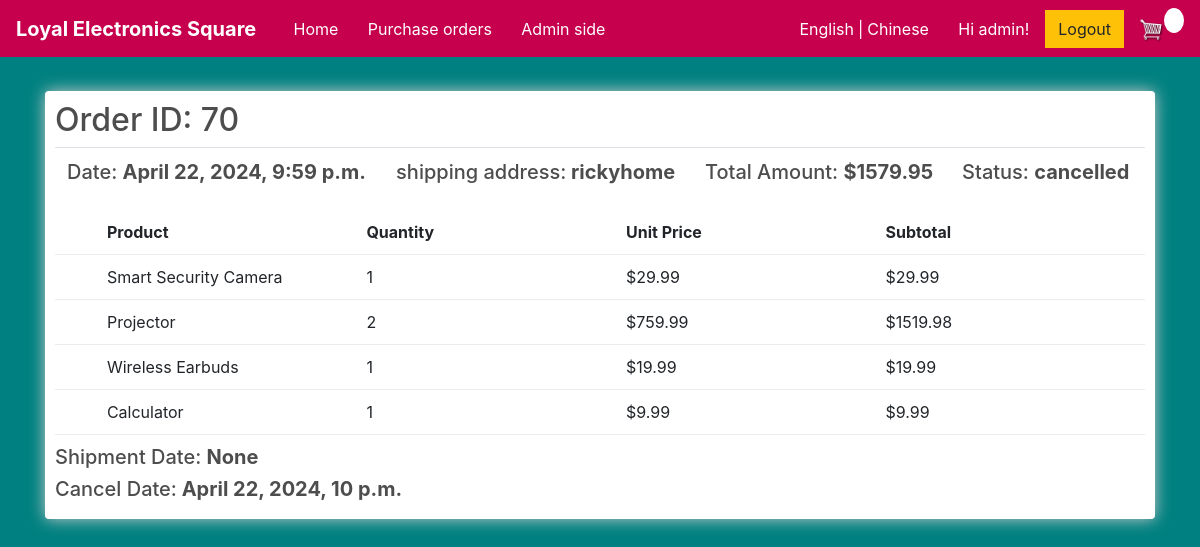
/order_detail/70 (signed in), run on an earlier commit of the app's database.
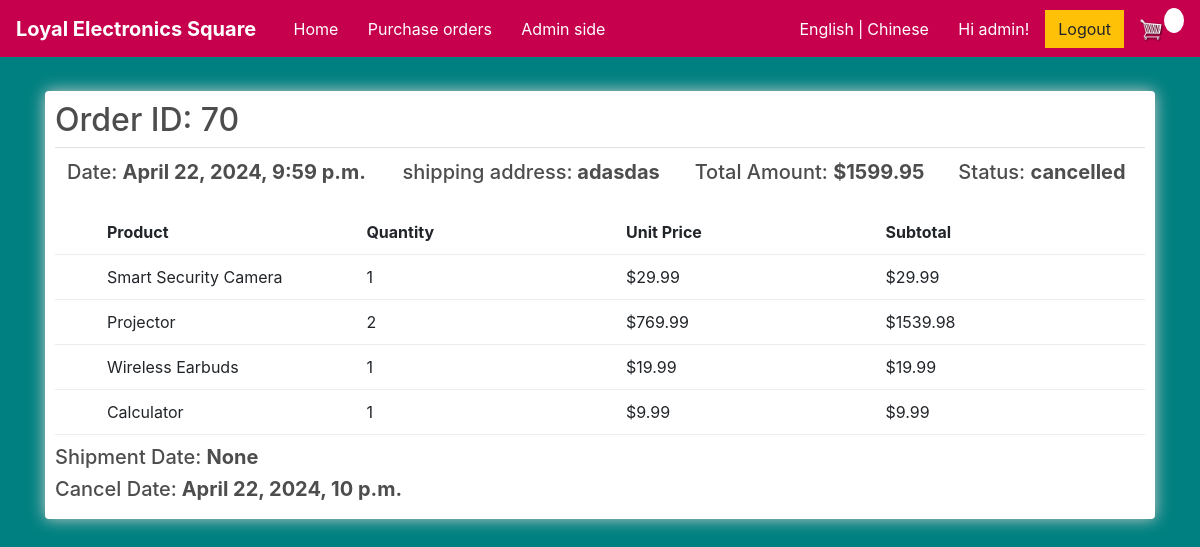
And on a later commit of the database.
### store/models.py (models this page shows, shortened)
class Order(models.Model):
    STATUS_CHOICES = [
        ('pending', _('Pending')),
        ('shipped', _('Shipped')),
        ('cancelled', _('Cancelled')),
        ('hold', _('Hold')),]
    customer = models.ForeignKey(Customer, on_delete=models.SET_NULL, null=True, blank=True, verbose_name=_('customer'))
    date_ordered = models.DateTimeField(default=timezone.now, verbose_name=_('date_ordered'))
    complete = models.BooleanField(default=False, null=True, blank=False)
    total_amount = models.DecimalField(max_digits=100, decimal_places=2, null=True, verbose_name=_('total_amount'))
    status = models.CharField(max_length=10, choices=STATUS_CHOICES, default='pending', verbose_name=_('status'))
    shipment_date = models.DateTimeField(null=True, blank=True, verbose_name=_('shipment_date'))
    cancel_date = models.DateTimeField(null=True, blank=True, verbose_name=_('cancel_date'))
    @property
    def get_cart_items(self):
        orderitems = self.orderitem_set.all()
        total = sum([item.quantity for item in orderitems])
        return total
    def total_amount(self):
        orderitems = self.orderitem_set.all()
        total = sum([item.get_total for item in orderitems])
        return total

class Customer(models.Model):
    user = models.OneToOneField(User, on_delete=models.CASCADE, related_name = 'customer', null=True, blank=True, verbose_name=_('user'))
    full_name = models.CharField(max_length=200, null=True, verbose_name=_('full_name'))
    email = models.CharField(max_length=200, null=True, verbose_name=_('email'))
    password = models.CharField(max_length=200, null=True, verbose_name=_('password'))
    shipping_address = models.CharField(max_length=200, null=True, verbose_name=_('shipping_address'))

class OrderItem(models.Model):
    product = models.ForeignKey(Product, on_delete=models.SET_NULL, null=True, verbose_name=_('product'))
    order = models.ForeignKey(Order, on_delete=models.SET_NULL, null=True, verbose_name=_('order'))
    quantity = models.IntegerField(default=0, null=True, blank=True, verbose_name=_('quantity'))
    date_added = models.DateTimeField(auto_now_add=True, verbose_name=_('date_added'))
    unit_price = models.DecimalField(max_digits=10, decimal_places=2, null=True, verbose_name=_('unit_price'))
    subtotal = models.DecimalField(max_digits=10, decimal_places=2, null=True, verbose_name=_('subtotal'))
    @property
    def get_total(self):
        total = self.product.price * self.quantity
        return total

class Product(models.Model):
    name = models.CharField(max_length=200, null=True, verbose_name=_('name'))
    price = models.DecimalField(max_digits=10, decimal_places=2, verbose_name=_('price'))
    brand = models.CharField(max_length=16, null=True, verbose_name=_('brand'))
    connectivity_technology = models.CharField(max_length=32, null=True, verbose_name=_('connectivity_technology'))
    digital = models.BooleanField(default=False, null=True, blank=False)
    cover_image = models.ImageField(null=True, blank=True, verbose_name=_('cover_image'))
    description = models.TextField(null=True, verbose_name=_('description'))
    is_active = models.BooleanField(default=True, verbose_name=_('is_active'))

### store/views.py (the view)
# urls.py: path('order_detail/<int:pk>', views.order_detail, name="order_detail"),
@login_required
def order_detail(request, pk):
     if request.user.is_authenticated:
          customer = request.user.customer
          order, created = Order.objects.get_or_create(customer=customer, complete=False)
          items = order.orderitem_set.all()
          cartItems = order.get_cart_items
     else:
          items = []
          order = {'get_cart_total':0, 'get_cart_items':0, 'shipping':False}
          cartItems = order['get_cart_items']
     order = Order.objects.get(id=pk)
     order_items = OrderItem.objects.filter(order=order)
     return render(request, 'store/order_detail.html', {'order': order, 'order_items': order_items})

### store/templates/store/order_detail.html (shortened to what this page needs)
{% extends 'store/main.html' %}
{% load static %}
{% load i18n %}
{% block content %}
<div class="row">
    <div class="col-lg-12">
        <div class="box-element">
            <table class="table">
                <h2>{% trans 'Order ID:' %} {{ order.id }}</h2>
                <tr>
                    <th><h5>{% trans 'Date:' %} <strong>{{order.date_ordered}}</strong></h5></th>
                    <th><h5>{% trans 'shipping address:' %}<strong> {{order.customer.shipping_address}}</strong></h5></th>
                    <th><h5>{% trans 'Total Amount:' %} <strong>${{order.total_amount}}</strong></h5></th>
                    <th><h5>{% trans 'Status:' %} <strong>{{order.status}}</strong></h5></th>
                </tr>
            </table>
            <div class="cart-row">
                <div style="flex:0.2"><strong></strong></div>
                <div style="flex:1"><strong>{% trans 'Product' %}</strong></div>
                <div style="flex:1"><strong>{% trans 'Quantity' %}</strong></div>
                <div style="flex:1"><strong>{% trans 'Unit Price' %}</strong></div>
                <div style="flex:1"><strong>{% trans 'Subtotal' %}</strong></div>
            </div>
            {% for item in order_items %}
            <div class="cart-row">
                <div style="flex:0.2"></div>
                <div style="flex:1">{{item.product.name}}</div>
                <div style="flex:1">{{item.quantity}}</div>
                <div style="flex:1">${{item.product.price}}</div>
                <div style="flex:1">${{item.get_total}}</div>
            </div>
            {% endfor %}
            <tr>
                <th><h5>{% trans 'Shipment Date:' %} <strong>{{order.shipment_date}}</strong></h5></th>
                <th><h5>{% trans 'Cancel Date:' %}<strong> {{order.cancel_date }}</strong></h5></th>
            </tr>
    </div>
</div>
{% endblock content %}

What changed in the data, as far as the page shows it:
changed Order "cancelled": customer.shipping_address "rickyhome" → "adasdas"; total_amount "1579.95" → "1599.95"
changed through a linked row, OrderItem "Projector": product.price "759.99" → "769.99"; get_total "1519.98" → "1539.98"
